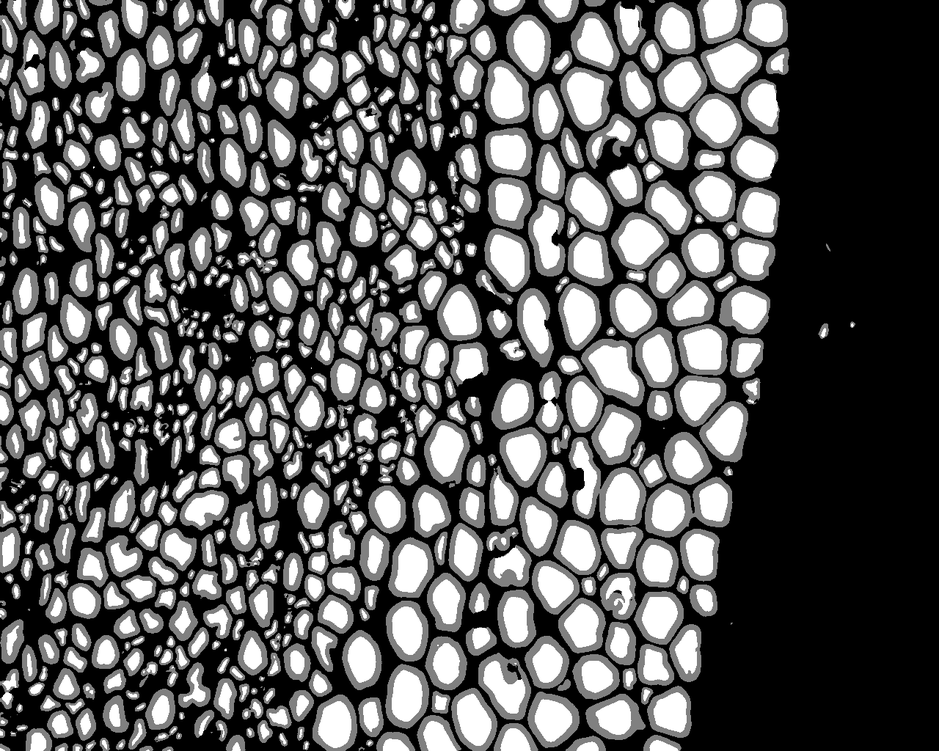
#> input picture test/21G-20_40X_21_0008.png, 939 x 751 px, shrunk from 1280 x 1024 before the run
$ python __main__.py
#> lines starting #> are read from the running program, lines starting #| are printed output that depends on the picture; after the words box and inside, x2 and y2 are one past the last pixel; in counts of white or black regions, pixels touching at a corner belong together
#> the answer given: ../test
#> the answer given: out.png
### morphometrics/morphometrics.py
'''
-------------------------------- DEEPAXON --------------------------------
obtain morphometric data for a single segmented image file where the meylin is a middle grey and the axons are white
'''

import numpy as np
import cv2 #to work with images
from skimage.measure import label, regionprops_table #to get shape properties
import pandas as pd #make spreadsheet
from scipy import ndimage as ndi #for watershed segmentation
from skimage.feature import peak_local_max #for watershed segmentation
from skimage.segmentation import watershed #for watershed segmentation
import os

def get_labels(img):
    distance = ndi.distance_transform_edt(img)
    local_max_coords = peak_local_max(distance, min_distance=10)
    local_max_mask = np.zeros(distance.shape, dtype=bool)
    local_max_mask[tuple(local_max_coords.T)] = True
    markers = label(local_max_mask)
    segmented_cells = watershed(-distance, markers, mask=img)
    return segmented_cells
    # [7 lines of commented-out code are left out]

def get_myelin_row(myelin_df, x, y):
    '''
    Using the axon centroid coordinates, find the myelin that corresponds to that axon
    The centroid of the axon will be in the bbox of the myelin so find the proper myelin
    '''

    #make the axon centroid integers so they can be compared to bbox values
    x = int(x)
    y = int(y)

    #the axon centroid x will be left<x<right and the y will be top<y<bottom
    return myelin_df[((myelin_df['bbox-0'] <= x) & (myelin_df['bbox-2'] >= x)) & ((myelin_df['bbox-1'] <= y) & (myelin_df['bbox-3'] >= y))]

def get_morphometrics(img_path):
    '''
    Get morphometric data from a single image and return a pandas df of the morphometric data

    :param img_path: A path (string or object) pointing to a single segmented image in which the myelin is a middle grey and the axon is white

    :returns: Pandas DataFrame; morphometrics
    '''
#> called with img_path = '../test/21G-20_40X_21_0008.png'

    #read the image and flatten it into black and white
    img = cv2.imread(img_path)
#> img is the input picture: shape (751, 939, 3); min 0, max 255, mean 93
    img = cv2.cvtColor(img, cv2.COLOR_BGR2GRAY)
#> img: shape (751, 939)

    axon = cv2.inRange(img, 200, 255) #axons are everything above a medium gray
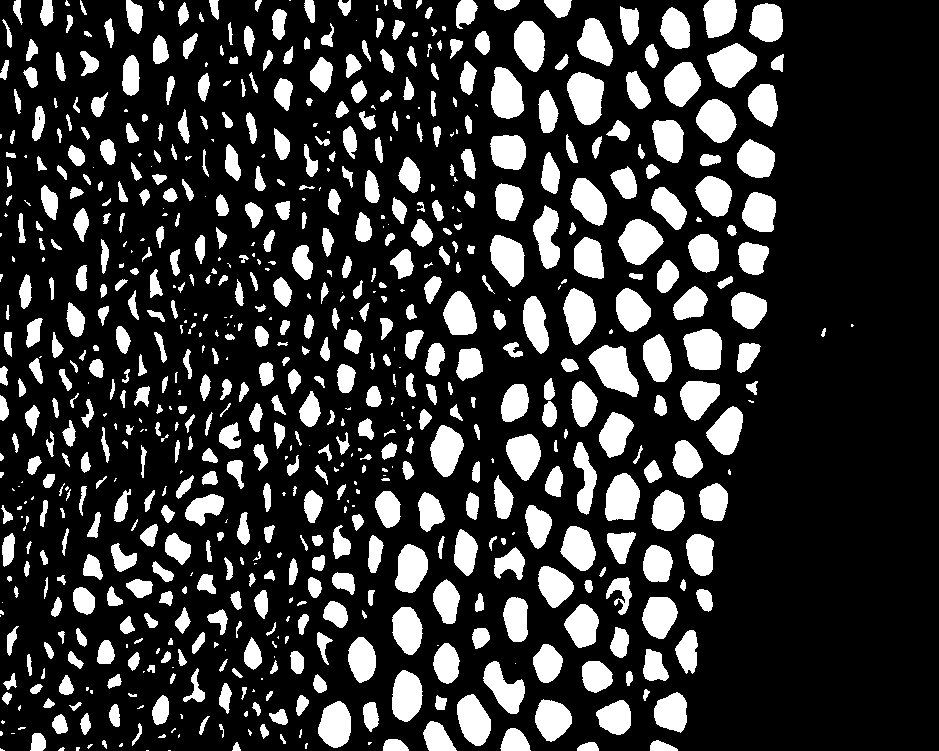
#> axon: shape (751, 939); 21.5% white; 735 white regions (173 under 20 px), largest, box (x1, y1, x2, y2) and area: (588, 345, 639, 397) 1547, (567, 72, 604, 125) 1435, (707, 43, 757, 88) 1406
    myelin = cv2.inRange(img, 1, 255) #myelin is actually axon+myelin so everything above black
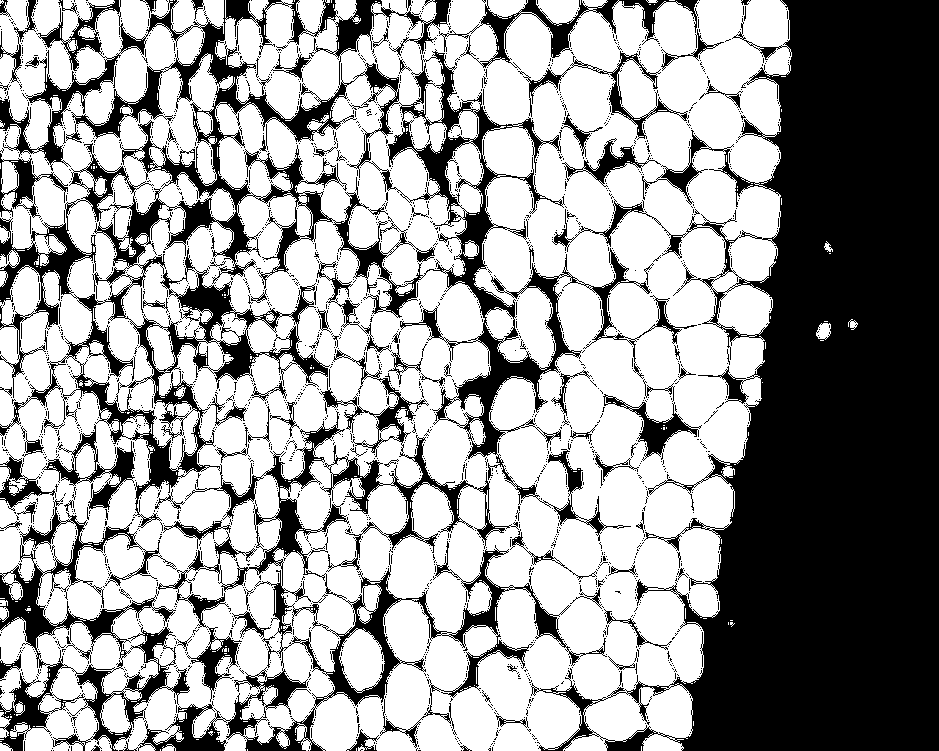
#> myelin: shape (751, 939); 61.4% white; 2819 black regions (2716 under 20 px), largest, box (x1, y1, x2, y2) and area: (531, 0, 939, 751) 150988, (0, 0, 697, 541) 60126, (119, 411, 607, 751) 18874

    #watershed labelling of axons then obtaining region properties and putting it in a DataFrame
    axon_label = get_labels(axon)
#> in get_labels, `distance = ndi.distance_transform_edt(img)`:
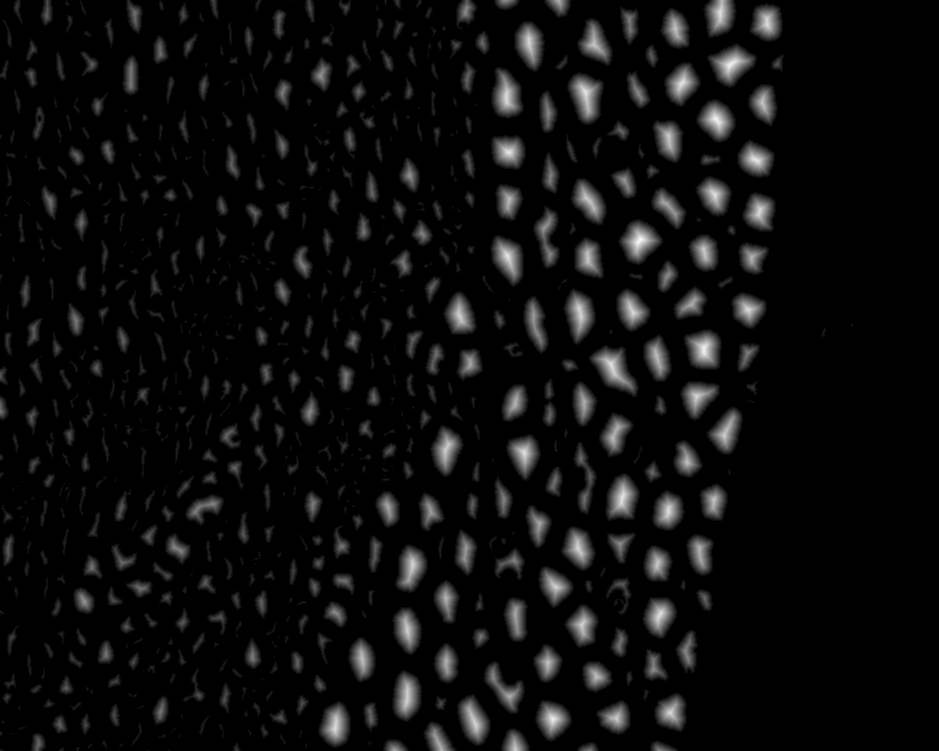
#> distance: shape (751, 939) float64; min 0, max 18.36, mean 0.906; drawn with min black and max white
#> in get_labels, `local_max_coords = peak_local_max(distance, min_distance=10)`: local_max_coords = 622 pairs, first value 10 to 737, second value 11 to 852
#> in get_labels, `segmented_cells = watershed(-distance, markers, mask=img)`:
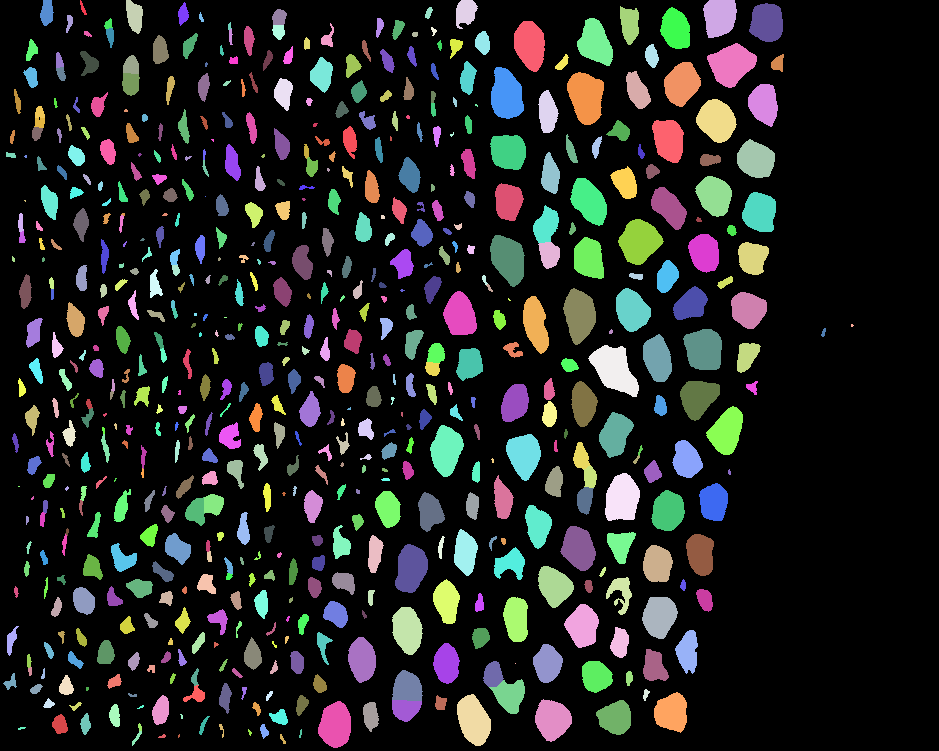
#> segmented_cells: shape (751, 939) int32; 623 distinct labels, from 0 to 622; one colour per label, 0 black
    axon_props = regionprops_table(axon_label,properties=('label', 'centroid', 'area', 'axis_minor_length', 'axis_major_length',
                                                          'eccentricity', 'orientation', 'perimeter', 'solidity'))
#> axon_props = 10 items
    axon_df = pd.DataFrame.from_dict(axon_props)
#> axon_df = table of 622 rows and 10 columns

    #watershed labelling of myelin then obtaining region properties and putting it in a DataFrame
    myelin_label = get_labels(myelin)
#> in get_labels (call 2), `distance = ndi.distance_transform_edt(img)`:
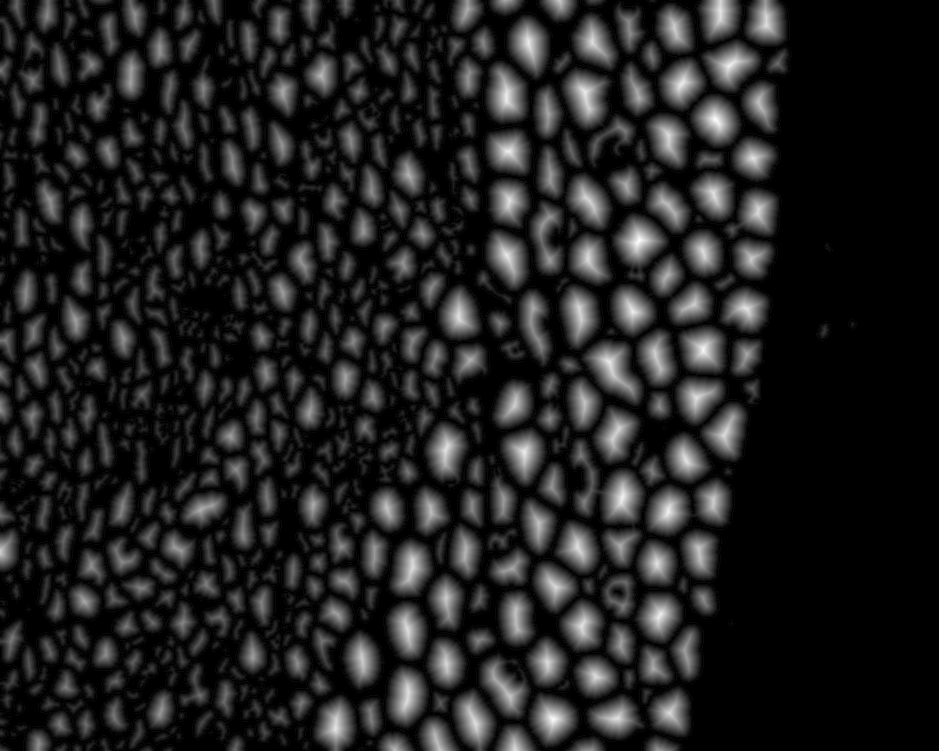
#> distance: shape (751, 939) float64; min 0, max 24.84, mean 3.3; drawn with min black and max white
#> in get_labels (call 2), `local_max_coords = peak_local_max(distance, min_distance=10)`: local_max_coords = 546 pairs, first value 10 to 738, second value 10 to 852
#> in get_labels (call 2), `segmented_cells = watershed(-distance, markers, mask=img)`:
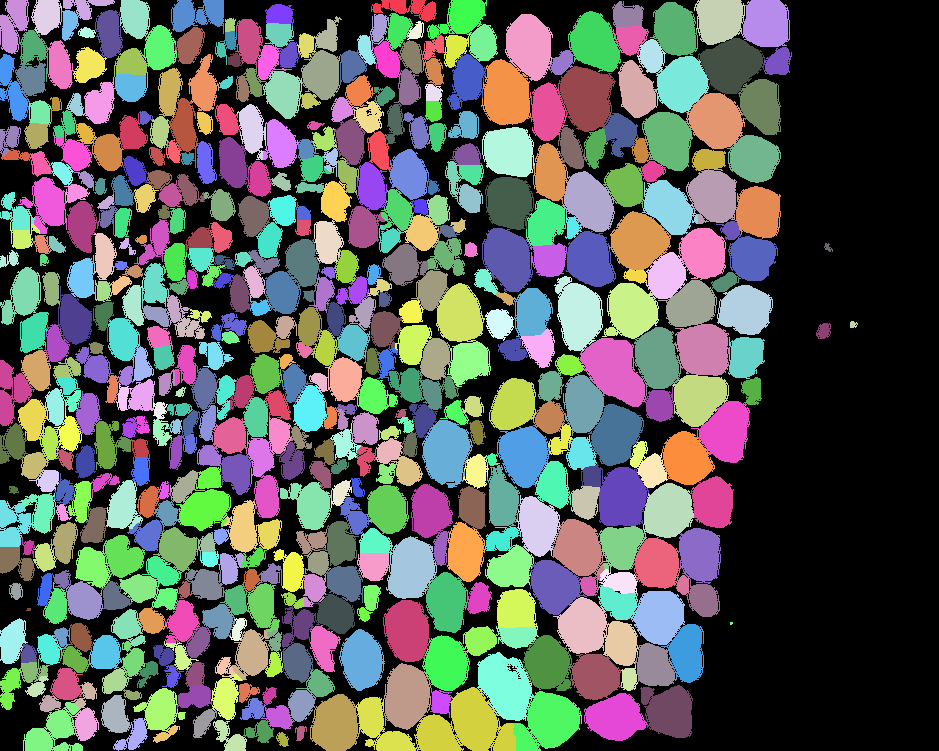
#> segmented_cells: shape (751, 939) int32; 547 distinct labels, from 0 to 546; one colour per label, 0 black
    myelin_props = regionprops_table(myelin_label, properties=('label', 'bbox', 'area', 'axis_minor_length', 'axis_major_length',
                                                               'perimeter'))
#> myelin_props = 9 items
    myelin_df = pd.DataFrame.from_dict(myelin_props)
#> myelin_df = table of 546 rows and 9 columns

    #making an empty DataFrame to put morphometric data into
    columns = {'label':[],
               'x':[],
               'y':[],
               'axon_area':[],
               'axon_perimeter':[],
               'axon_diam':[],
               'myelin_area':[],
               'myelin_thickness':[],
               'myelin_perimeter':[],
               'eccentricity':[],
               'orientation':[],
               'solidity':[],
               'gratio':[]}
    morph_df = pd.DataFrame(columns)

    #going through all the axons that got accounted for in watershed
    #using axons since they are more separate so it will be a more accurate value
    for index, row in axon_df.iterrows():
        #save all morphometric data in variables
        label = row['label']
        x = row['centroid-0']
        y = row['centroid-1']
        axon_area = row['area']
        axon_perimeter = row['perimeter']
        axon_diam = row['axis_major_length']#(row['axis_major_length'] + row['axis_minor_length']) / 2 #getting axon diameter along the major axis
        eccentricity = row['eccentricity']
        orientation = row['orientation']
        solidity = row['solidity']
        myelin_row = get_myelin_row(myelin_df, x, y) #get myelin corresponding to axon of interest
        myelin_area = myelin_row['area'] - axon_area #area of the myelin = (axon+myelin area) - (axon area)
        myelin_thickness = myelin_row['axis_major_length']#((myelin_row['axis_major_length'] + myelin_row['axis_minor_length']) / 2) - axon_diam #myelin thickness = (axon+myelin diam) - (axon diam)
        myelin_perimeter = myelin_row['perimeter']
        gratio = axon_diam / myelin_row['axis_major_length']#((myelin_row['axis_major_length'] + myelin_row['axis_minor_length']) / 2)

        #make a one row DataFrame with axon and myelin data
        new_dict = {'label':label,
                'x':x,
                'y':y,
                'axon_area':axon_area,
                'axon_perimeter':axon_perimeter,
                'axon_diam':axon_diam,
                'myelin_area':myelin_area,
                'myelin_thickness':myelin_thickness,
                'myelin_perimeter':myelin_perimeter,
                'eccentricity':eccentricity,
                'orientation':orientation,
                'solidity':solidity,
                'gratio':gratio}
        new_df = pd.DataFrame(new_dict)

        #add the new data to the morphometrics DataFrame
        morph_df = pd.concat([morph_df,new_df], ignore_index=True)
#> this loop made 622 passes
#> (axon_area, axon_perimeter, axon_diam, eccentricity, orientation, solidity) on passes 2 to 4: (1044, 125.6, 40.86, 0.571, -0.324, 0.968), (415, 86.28, 33.93, 0.878, 0.214, 0.937), (452, 93.18, 29.18, 0.704, -0.415, 0.897)

    return morph_df

def save_morphometrics(morph_df, output_dir, output_name):
    output_path = os.path.join(output_dir, output_name+'.xlsx')
#> (the run stopped early here; a loop or call above may not have finished)

$ run again, on test/21G-28_40X_09_0004.png
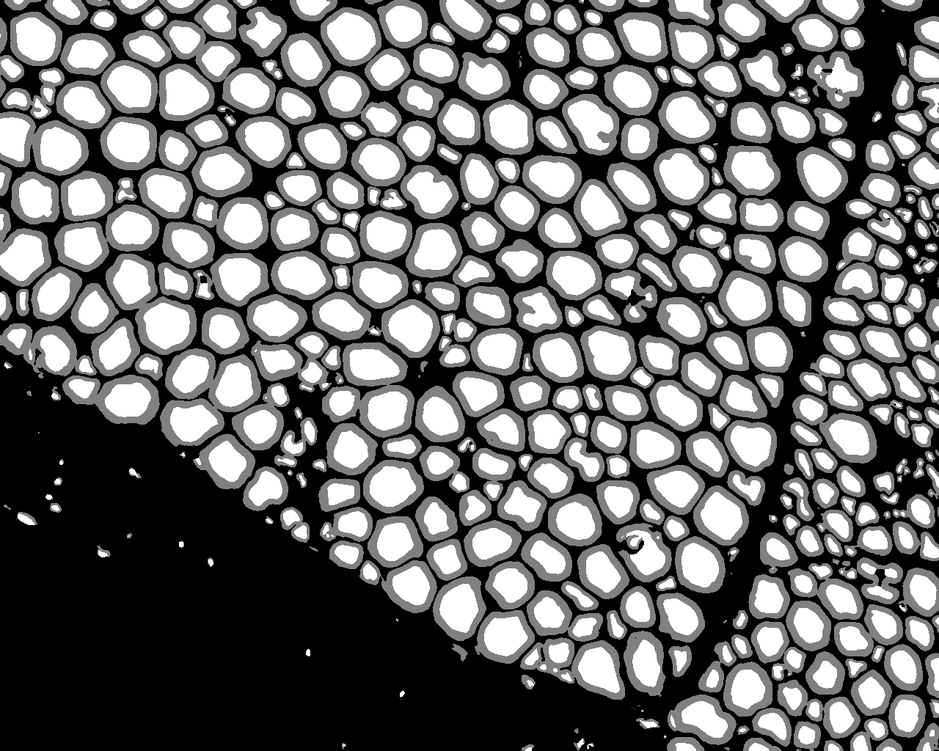
#> input picture test/21G-28_40X_09_0004.png, 939 x 751 px, shrunk from 1280 x 1024 before the run
#> in get_morphometrics, img is the input picture: shape (751, 939, 3); min 0, max 255, mean 111.8
#> img: shape (751, 939)
#> axon: shape (751, 939); 27.9% white; 487 white regions (60 under 20 px), largest, box (x1, y1, x2, y2) and area: (327, 13, 376, 60) 1643, (143, 303, 190, 350) 1579, (165, 69, 209, 115) 1506
#> myelin: shape (751, 939); 67.5% white; 1775 black regions (1676 under 20 px), largest, box (x1, y1, x2, y2) and area: (0, 0, 939, 751) 196590, (0, 0, 366, 157) 4911, (0, 186, 328, 289) 2820
#> local_max_coords = 401 pairs, first value 12 to 736, second value 12 to 928
#> in get_labels, `segmented_cells = watershed(-distance, markers, mask=img)`:
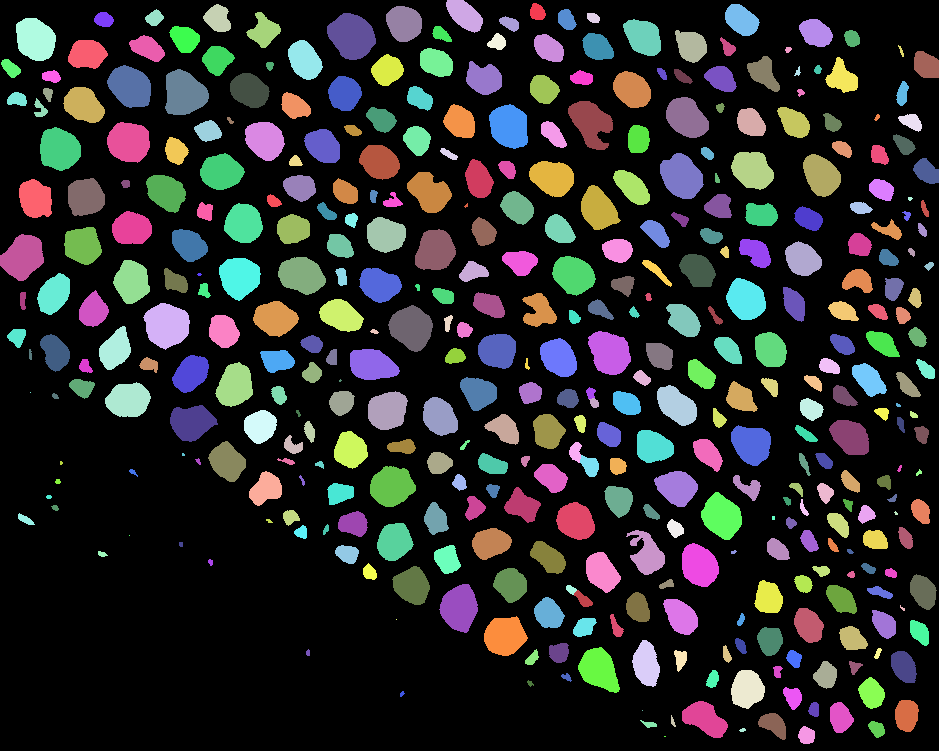
#> segmented_cells: shape (751, 939) int32; 402 distinct labels, from 0 to 401; one colour per label, 0 black
#> axon_props = 10 items
#> axon_df = table of 401 rows and 10 columns
#> local_max_coords = 390 pairs, first value 11 to 735, second value 12 to 928
#> in get_labels (call 2), `segmented_cells = watershed(-distance, markers, mask=img)`:
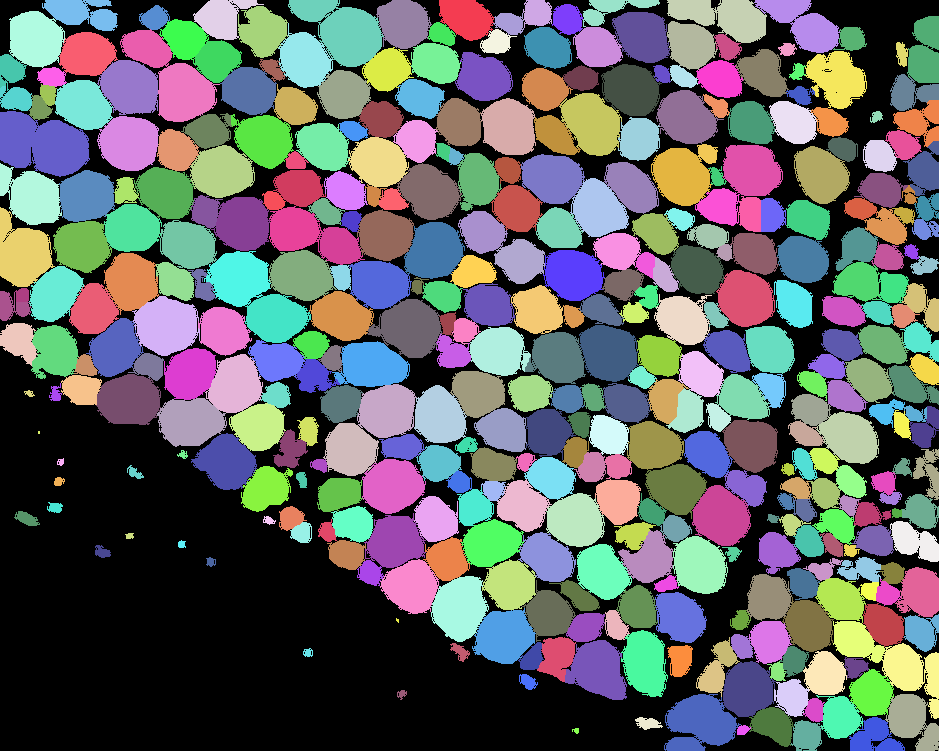
#> segmented_cells: shape (751, 939) int32; 391 distinct labels, from 0 to 390; one colour per label, 0 black
#> myelin_props = 9 items
#> myelin_df = table of 390 rows and 9 columns
#> the loop in get_morphometrics, `for index, row in axon_df.iterrows():` made 401 passes
#> (axon_area, axon_perimeter, axon_diam, eccentricity, orientation, solidity) on passes 2 to 4: (777, 110.8, 43.46, 0.85, 0.88, 0.972), (543, 89.74, 29.54, 0.568, 0.61, 0.943), (106, 36.73, 14.38, 0.758, 1.12, 0.972)
